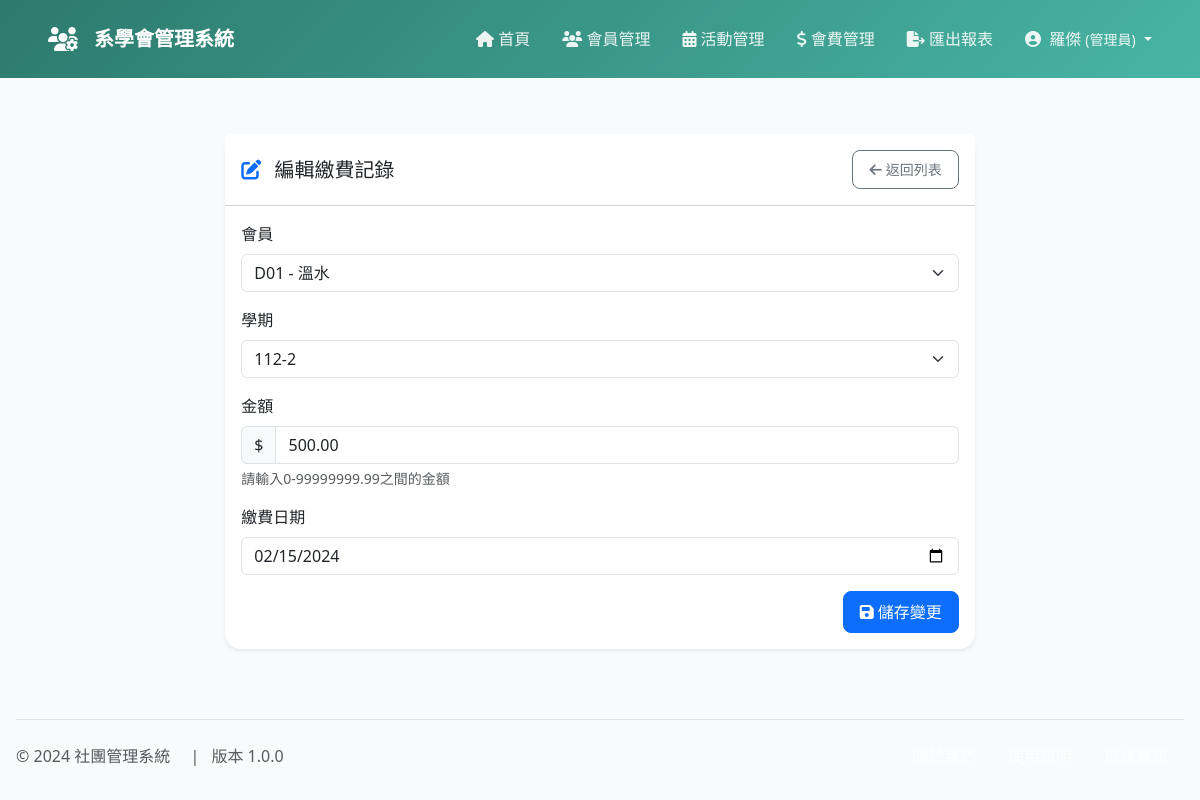
/public/payments/edit_payment.php?id=1 (signed in), run on the app's committed database.
### tables this page shows
CREATE TABLE fee_payments (
    id INT PRIMARY KEY AUTO_INCREMENT,
    member_id INT NOT NULL,
    semester VARCHAR(10) NOT NULL,
    amount DECIMAL(10,2) NOT NULL,
    payment_date DATE NOT NULL,
    payment_type ENUM('cash', 'transfer') NOT NULL,
    notes TEXT,
    status ENUM('paid', 'pending', 'cancelled') DEFAULT 'pending',
    created_at TIMESTAMP DEFAULT CURRENT_TIMESTAMP,
    updated_at TIMESTAMP DEFAULT CURRENT_TIMESTAMP ON UPDATE CURRENT_TIMESTAMP,
    FOREIGN KEY (member_id) REFERENCES members(id) ON DELETE CASCADE,
    INDEX idx_semester (semester),
    INDEX idx_payment_date (payment_date),
    INDEX idx_status (status)
);

CREATE TABLE members (
    id INT PRIMARY KEY AUTO_INCREMENT,
    student_id VARCHAR(10) UNIQUE NOT NULL,
    name VARCHAR(50) NOT NULL,
    department VARCHAR(50) NOT NULL,
    class VARCHAR(20) NOT NULL,
    email VARCHAR(100),
    phone VARCHAR(20),
    entry_date DATE NOT NULL,
    role ENUM('admin', 'member') DEFAULT 'member',
    password VARCHAR(32) NOT NULL,
    created_at TIMESTAMP DEFAULT CURRENT_TIMESTAMP,
    updated_at TIMESTAMP DEFAULT CURRENT_TIMESTAMP ON UPDATE CURRENT_TIMESTAMP,
    INDEX idx_student_id (student_id),
    INDEX idx_department_class (department, class)
);

### public/payments/edit_payment.php (the view, shortened to what this page needs)
<?php
require_once '../../includes/header.php';
require_once '../../config/database.php';
$error_message = '';
if (!isset($_GET['id'])) {
    $error_message = '無效的請求';
} else {
    $payment_id = $_GET['id'];
    $stmt = $conn->prepare("
        SELECT fp.*, m.student_id, m.name
        FROM fee_payments fp
        JOIN members m ON fp.member_id = m.id
        WHERE fp.id = ?
    ");
    $stmt->execute([$payment_id]);
    $payment = $stmt->fetch();
}
$stmt = $conn->query("SELECT id, student_id, name FROM members ORDER BY student_id");
$members = $stmt->fetchAll();
?>
<div class="container mt-4">
    <div class="row justify-content-center">
        <div class="col-md-8">
            <div class="card shadow-sm">
                <div class="card-header bg-white py-3">
                    <div class="d-flex justify-content-between align-items-center">
                        <h5 class="mb-0">
                            <i class="fas fa-edit text-primary me-2"></i>
                            編輯繳費記錄
                        </h5>
                        <a href="fees.php" class="btn btn-outline-secondary btn-sm">
                            <i class="fas fa-arrow-left me-1"></i>返回列表
                        </a>
                    </div>
                </div>
                <div class="card-body">
                    <?php if (!$error_message && isset($payment)): ?>
                    <form method="POST">
                        <div class="mb-3">
                            <label class="form-label">會員</label>
                            <select class="form-select" name="member_id" required>
                                <?php foreach ($members as $member): ?>
                                    <option value="<?php echo $member['id']; ?>" <?php echo $member['id'] == $payment['member_id'] ? 'selected' : ''; ?>>
                                        <?php echo htmlspecialchars($member['student_id'] . ' - ' . $member['name']); ?>
                                    </option>
                                <?php endforeach; ?>
                            </select>
                        </div>
                        <div class="mb-3">
                            <label class="form-label">學期</label>
                            <select class="form-select" name="semester" required>
                                <option value="112-2" <?php echo $payment['semester'] == '112-2' ? 'selected' : ''; ?>>112-2</option>
                            </select>
                        </div>
                        <div class="mb-3">
                            <label class="form-label">金額</label>
                            <div class="input-group">
                                <span class="input-group-text">$</span>
                                <input type="number"
                                       class="form-control"
                                       name="amount"
                                       value="<?php echo $payment['amount']; ?>"
                                       required
                                       min="0"
                                       max="99999999.99"
                                       step="0.01">
                            </div>
                            <div class="form-text">請輸入0-99999999.99之間的金額</div>
                        </div>
                        <div class="mb-3">
                            <label class="form-label">繳費日期</label>
                            <input type="date" class="form-control" name="payment_date" value="<?php echo $payment['payment_date']; ?>" required>
                        </div>
                        <div class="text-end">
                            <button type="submit" class="btn btn-primary">
                                <i class="fas fa-save me-1"></i>儲存變更
                            </button>
                        </div>
                    </form>
                    <?php endif; ?>
                </div>
            </div>
        </div>
    </div>
</div>
<?php require_once '../../includes/footer.php'; ?>

### includes/header.php (style rules this page uses)
:root { --primary-color: #2D7A6D; --secondary-color: #48B5A3; --bg-color: #f8fafc; --text-color: #0f172a; }
body { background-color: var(--bg-color); color: var(--text-color); font-family: system-ui, -apple-system, 'Segoe UI', sans-serif; min-height: 100vh; display: flex; flex-direction: column; }
.container { max-width: 1200px; margin: 0 auto; padding: 0 1rem; }
.btn { padding: 0.5rem 1rem; border-radius: 0.5rem; font-weight: 500; transition: all 0.2s ease; }
.card { border: none; border-radius: 1rem; box-shadow: 0 1px 3px 0 rgba(0, 0, 0, 0.1); transition: all 0.2s ease; }

### data on the page
fee_payments: member_id "D01 - 溫水", semester "112-2", amount "500.00", payment_date "02/15/2024"

### other printed values
$displayName "羅傑"
$role "管理員"
